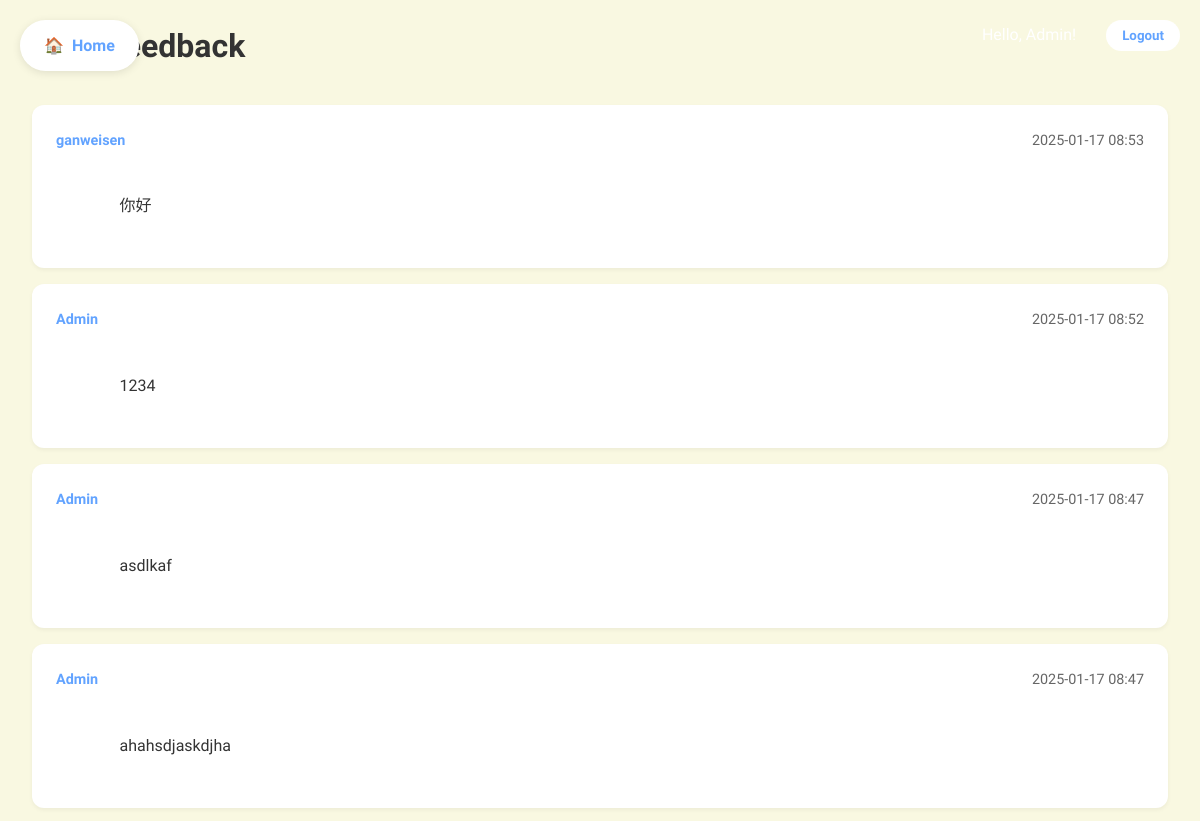
Page /admin/feedback (signed in, upper part) on the earlier database version.
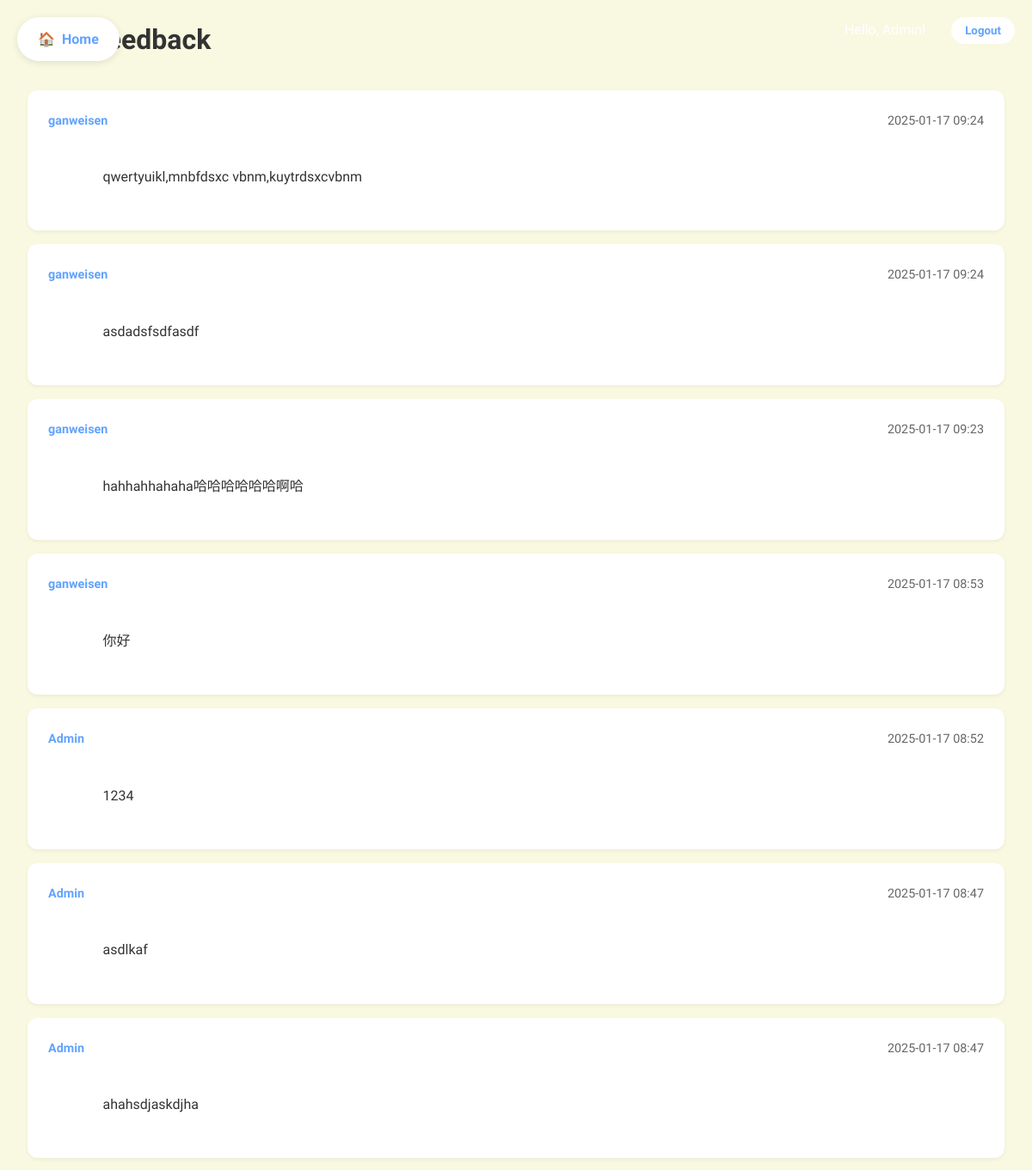
Same page on the later database version.
### models.py (models this page shows, shortened)
class Feedback(db.Model):
    id = db.Column(db.Integer, primary_key=True)
    content = db.Column(db.Text, nullable=False)
    created_at = db.Column(db.DateTime, default=db.func.current_timestamp())
    user_id = db.Column(db.Integer, db.ForeignKey('user.id'), nullable=False)

class User(UserMixin, db.Model):
    id = db.Column(db.Integer, primary_key=True)
    email = db.Column(db.String(120), unique=True, nullable=False)
    password_hash = db.Column(db.String(128))
    name = db.Column(db.String(64))
    is_admin = db.Column(db.Boolean, default=False)
    feedbacks = db.relationship('Feedback', backref='user', lazy=True)

### app.py (the view)
@app.route('/admin/feedback')
@login_required
def view_feedback():
    if not current_user.is_admin:
        flash('Access denied')
        return redirect(url_for('home'))
    feedbacks = Feedback.query.order_by(Feedback.created_at.desc()).all()
    return render_template('admin/feedback.html', feedbacks=feedbacks)

### app.py (called while the page is built)
@login_manager.user_loader
def load_user(user_id):
    return User.query.get(int(user_id))

### templates/admin/feedback.html (shortened to what this page needs)
{% extends "base.html" %}
{% block content %}
<div class="container">
    <h1 style="margin-bottom: 2rem;">User Feedback</h1>
    <div class="feedback-list">
        {% for feedback in feedbacks %}
        <div class="feedback-item">
            <div class="feedback-header">
                <span class="feedback-user">{{ feedback.user.name }}</span>
                <span class="feedback-date">{{ feedback.created_at.strftime('%Y-%m-%d %H:%M') }}</span>
            </div>
            <div class="feedback-content">
                {{ feedback.content }}
            </div>
        </div>
        {% endfor %}
    </div>
</div>
{% endblock %}

### templates/base.html (shortened to what this page needs)
<!DOCTYPE html>
<html>
<head>
</head>
<body>
    {% if request.endpoint != 'home' %}
    <a href="{{ url_for('home') }}" class="home-btn">
        <span style="margin-right: 8px;">🏠</span>Home
    </a>
    {% endif %}
    <div class="nav-container">
        {% if current_user.is_authenticated %}
            <span style="color: white; margin-right: 1rem;">Hello, {{ current_user.name }}!</span>
            <button onclick="window.location.href='{{ url_for('logout') }}'" class="nav-btn">Logout</button>
        {% else %}
            <button onclick="showModal('loginModal')" class="nav-btn">Login</button>
            <button onclick="showModal('signupModal')" class="nav-btn">Sign Up</button>
        {% endif %}
    </div>
    {% block content %}{% endblock %}
</body>
</html>

### templates/base.html (style rules this page uses)
:root { --primary: #62A3FF; --secondary: #FFA300; --accent: #ABDF1A; --pink: #F199BF; --background: #F9F8E1; --text: #333333; }
* { font-family: 'Nunito', sans-serif; }
body { margin: 0; padding: 0; background-color: var(--background); color: var(--text); line-height: 1.6; }
h1, h2, h3, h4, h5, h6 { font-weight: 700; }
.container { max-width: 1200px; margin: 0 auto; padding: 0 2rem; }
.home-btn { position: fixed; top: 20px; left: 20px; z-index: 100; background: white; color: var(--primary); padding: 0.8rem 1.5rem; border-radius: 50px; text-decoration: none; font-weight: 600; box-shadow: 0 2px 8px rgba(0,0,0,0.1); transition: all 0.3s ease; display: flex; align-items: center; }
.nav-container { position: absolute; top: 20px; right: 20px; z-index: 100; }
.nav-btn { background: white; color: var(--primary); padding: 8px 16px; border-radius: 20px; text-decoration: none; font-weight: 600; border: none; cursor: pointer; margin-left: 10px; transition: all 0.3s ease; }
.nav-btn { font-weight: 600; }

### templates/admin/feedback.html (style rules this page uses)
.feedback-list { display: flex; flex-direction: column; gap: 1rem; }
.feedback-item { background: white; padding: 1.5rem; border-radius: 12px; box-shadow: 0 2px 4px rgba(0,0,0,0.05); }
.feedback-header { display: flex; justify-content: space-between; margin-bottom: 1rem; color: #666; font-size: 0.9rem; }
.feedback-user { font-weight: 600; color: var(--primary); }
.feedback-content { line-height: 1.6; white-space: pre-wrap; }

Differences in the rows shown:
added Feedback: user.name "ganweisen", created_at "2025-01-17 09:24", content "qwertyuikl,mnbfdsxc vbnm,kuytrdsxcvbnm"
added Feedback: user.name "ganweisen", created_at "2025-01-17 09:24", content "asdadsfsdfasdf"
added Feedback: user.name "ganweisen", created_at "2025-01-17 09:23", content "hahhahhahaha哈哈哈哈哈哈啊哈"
